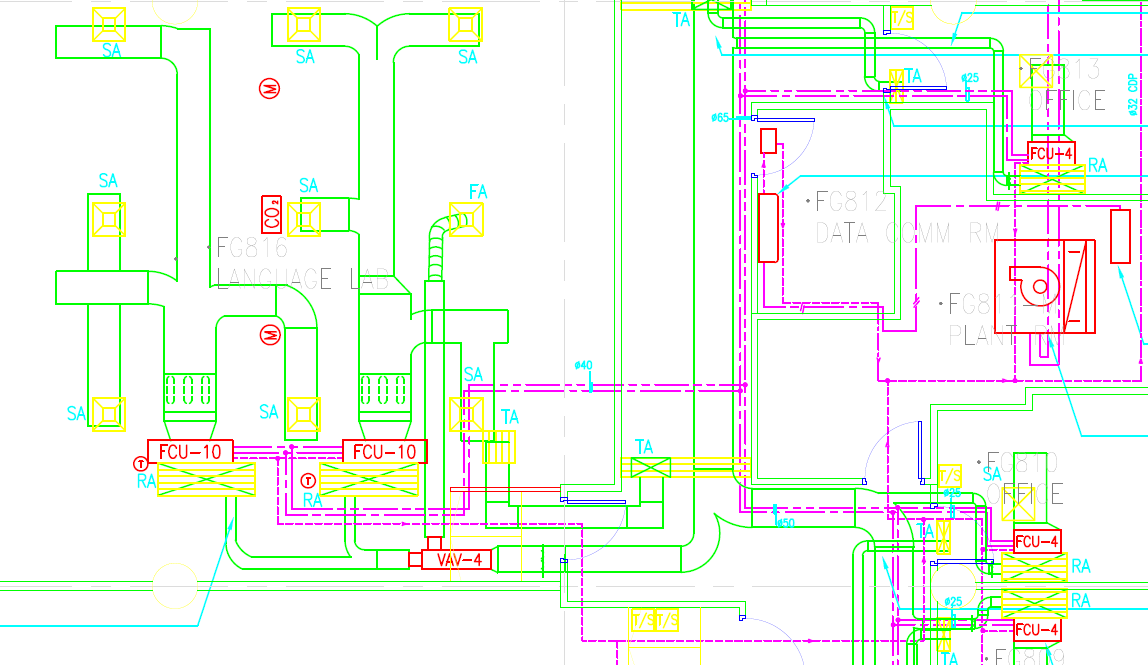
#> input picture A3 - Recognizing components in 2D drawing with CV/image/CAD-1.png, 1148 x 665 px, found by its file name
$ jupyter execute --allow-errors color_separtion.ipynb
#> lines starting #> are read from the running program, lines starting #| are printed output that depends on the picture; after the words box and inside, x2 and y2 are one past the last pixel; in counts of white or black regions, pixels touching at a corner belong together
# Object detection in drawings

*   Sparate components by HSV color space
*   Object detection using template matching
*   Object detection using feature matching

*ILO:* Through this tutorial, we hope you can grasp the basic idea of using template matching and feature matching for object detection in MEP drawings.
<br>

## Separate drawings with different colors

### Load and show a image

[cell 1]
# import relevent libraries
from PIL import Image
import matplotlib.pyplot as plt
import urllib.request
import cv2
import numpy as np
import copy

[cell 2]
# load an image of a drawing
req = urllib.request.urlopen("https://github.com/CrossStyle/MEP2BIM/blob/main/img/CAD-1.png?raw=true")
raw_img = np.asarray(bytearray(req.read()), dtype="uint8")
raw_img = cv2.imdecode(raw_img, cv2.IMREAD_COLOR)
#> raw_img is the input picture: shape (665, 1148, 3); mean B, G, R 237.5, 247.6, 241.5

img = cv2.cvtColor(raw_img, cv2.COLOR_BGR2RGB)
plt.imshow(img)

### Sparate components by HSV color space

The HSV color space is commonly used in image processing. It is close to our perceptual experience of color and provides a very intuitive representation of the hue, vividness, and lightness of colors. It is not difficult to track objects of a certain color in HSV color space.

The HSV representation of a color image consists of three parts:

1.   Hue: [0, 180]
2.   Saturation: [0, 255]
2.   Value: [0, 255]

[cell 3]
# convert image from RGB to HSV color space
hsv = cv2.cvtColor(img, cv2.COLOR_RGB2HSV)
#> hsv: shape (665, 1148, 3); mean H, S, V 7.4, 24.5, 254.7

[cell 4]
# Yellow
# H 15-36 S 40-255 V 40-255
mask_yellow = cv2.inRange(hsv, np.array([15, 40, 40]), np.array([36, 255, 255]))
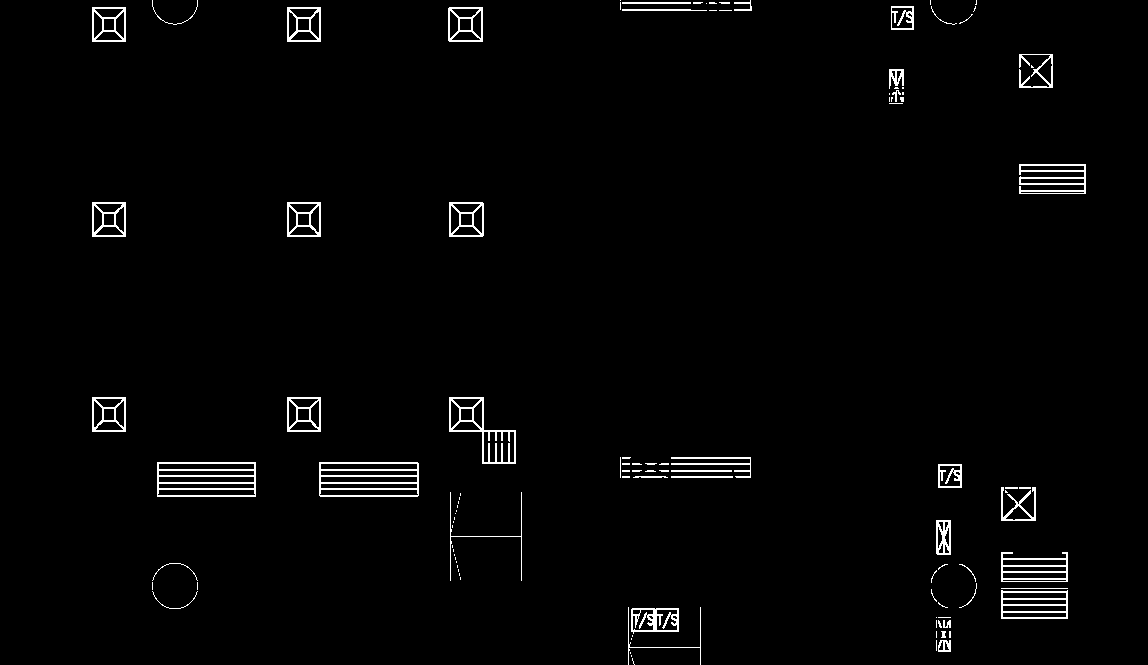
#> mask_yellow: shape (665, 1148); 1.9% white in thin lines or dots, all inside (x1, y1, x2, y2) = (92, 0, 1086, 665)
img_yellow = cv2.bitwise_and(img, img, mask=mask_yellow)
plt.imshow(img_yellow)

[cell 5]
# Green [40, 70]
# H 15-36 S 40-255 V 40-255
mask_yellow = cv2.inRange(hsv, np.array([40, 40, 40]), np.array([70, 255, 255]))
#> mask_yellow: shape (665, 1148); 4.3% white in thin lines or dots
img_yellow = cv2.bitwise_and(img, img, mask=mask_yellow)
plt.imshow(img_yellow)

[cell 6]
# red ? H [0, 10]
mask_yellow = cv2.inRange(hsv, np.array([0,40, 40]), np.array([10, 255, 255]))
#> mask_yellow: shape (665, 1148); 0.91% white in thin lines or dots, all inside (x1, y1, x2, y2) = (133, 78, 1131, 642)
img_yellow = cv2.bitwise_and(img, img, mask=mask_yellow)
plt.imshow(img_yellow)

[cell 7]
# purple ? H [140, 160]

mask_yellow = cv2.inRange(hsv, np.array([140,40, 40]), np.array([160, 255, 255]))
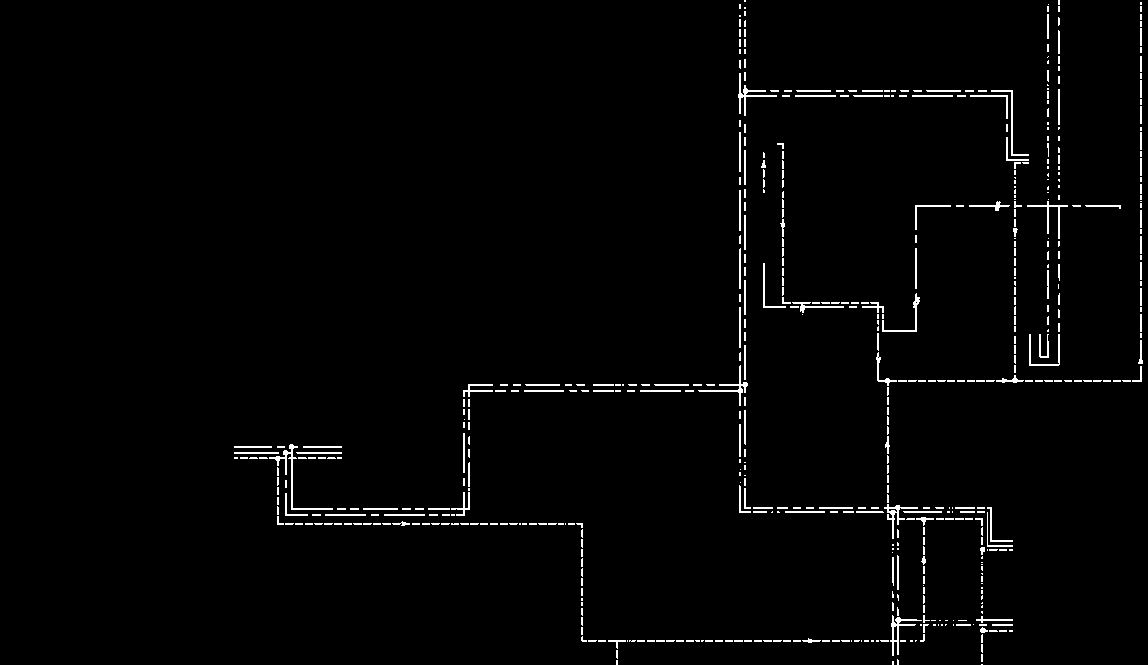
#> mask_yellow: shape (665, 1148); 1.8% white in thin lines or dots, all inside (x1, y1, x2, y2) = (234, 0, 1143, 665)
img_yellow = cv2.bitwise_and(img, img, mask=mask_yellow)
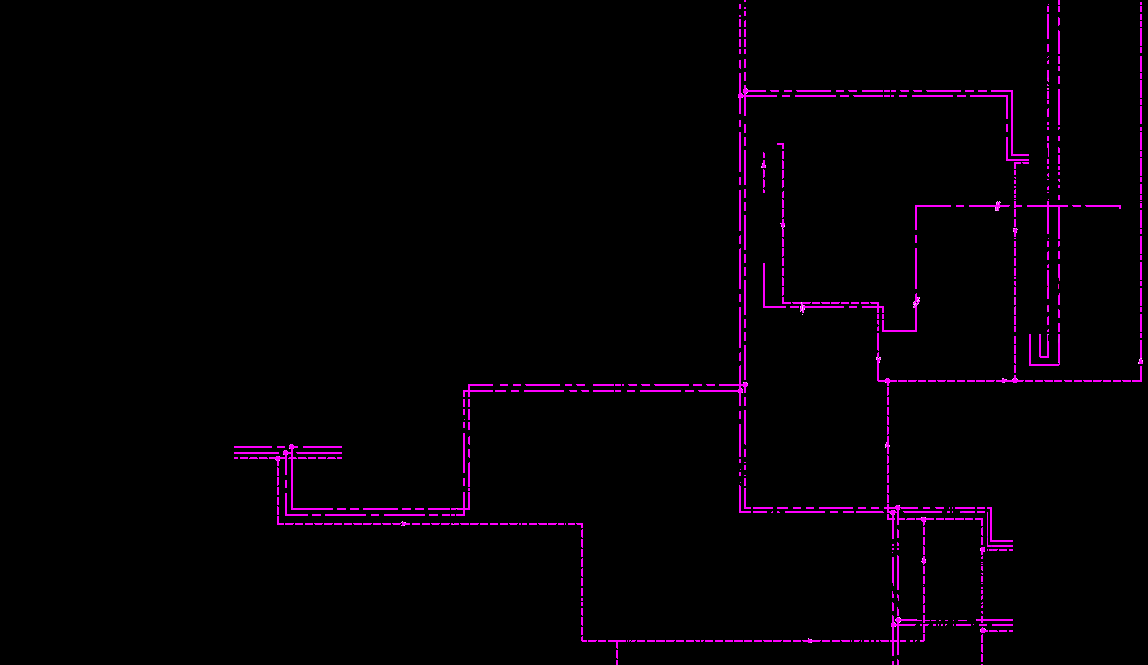
#> img_yellow: shape (665, 1148, 3); mean R, G, B 4.7, 0, 4.7
plt.imshow(img_yellow)

## Object detection using template matching
Template matching is one of the most basic pattern recognition methods. Specifically, it use the squared error to calculate the differents between a template and an original image, with the best match being 0, indicating there is no diferences.

$
R(x, y)=\sum_{x^{\prime}, y^{\prime}}\left(T\left(x^{\prime}, y^{\prime}\right)-I\left(x+x^{\prime}, y+y^{\prime}\right)\right)^{2}\
$

Template matching also has limitations. The algorithm fails if the target is rotated or changed in size in the original image.

[cell 8]
# show the targets: yellow components
plt.imshow(img_yellow)

#> (a cell that did not finish here is left out)

#> (a cell that did not finish here is left out)

[cell 11]
# Deep copy of the original image, as we are going to draw rectangle in it
# but not going to modify the original one
ori_copy = copy.deepcopy(img_yellow)
# score threshold: 0.5
#> (the rest of this cell did not finish here and is left out)

[cell 12]
# What happens if we choose different score threshold?

#> (a cell that did not finish here is left out)

[cell 14]
# Next?

[cell 15]
ori_copy = copy.deepcopy(img_yellow)

#> (the rest of this cell did not finish here and is left out)

## Object detection using feature matching

Quick questions:
1. How do you play jigsaw puzzles?
2. How do you arrange lots of scrambled image pieces into a big single image?

The answer is, we are looking for specific patterns or specific features which are unique, can be easily tracked and can be easily compared.

If we go for a definition of such a feature, we may find it difficult to express it in words, but we know what they are. If someone asks you to point out one good feature which can be compared across several images, you can point out one. That is why even small children can simply play these games. We search for these features in an image, find them, look for the same features in other images and align them. That's it.

### Feature extraction using SIFT (Scale-Invariant Feature Transform)

[cell 16]
# load query image
req_target = urllib.request.urlopen("https://github.com/CrossStyle/MEP2BIM/blob/main/img/red1.png?raw=true")
target = np.asarray(bytearray(req_target.read()), dtype="uint8")
template = cv2.imdecode(target, cv2.IMREAD_COLOR)
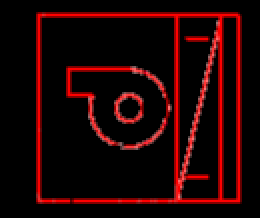
#> input picture A3 - Recognizing components in 2D drawing with CV/image/red1.png, 130 x 109 px, found by its file name (shown 2 times larger)
#> template is the input picture: shape (109, 130, 3); mean B, G, R 2.7, 2.7, 31.4
plt.imshow(template)

[cell 17]
# load target image
req_target = urllib.request.urlopen("https://github.com/CrossStyle/MEP2BIM/blob/main/img/red3.png?raw=true")
target = np.asarray(bytearray(req_target.read()), dtype="uint8")
target = cv2.imdecode(target, cv2.IMREAD_COLOR)
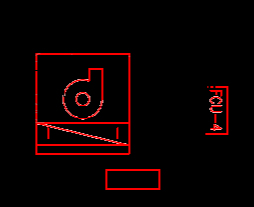
#> input picture A3 - Recognizing components in 2D drawing with CV/image/red3.png, 254 x 207 px, found by its file name
#> target is the input picture: shape (207, 254, 3); mean B, G, R 1, 1, 11.7

plt.imshow(target)

[cell 18]
# find the keypoints and descriptors with SIFT
sift = cv2.SIFT_create()

kp1, des1 = sift.detectAndCompute(template, None)
#> kp1 = 74 keypoints; strongest (x, y, size): (67, 35, 2.4), (62, 48, 2.4), (109, 12, 1.8), (45, 49, 2.4)
kp2, des2 = sift.detectAndCompute(target, None)
#> kp2 = 85 keypoints; strongest (x, y, size): (67, 130, 2.5), (96, 137, 2.5), (210, 109, 2), (89, 97, 2.2)

[cell 19]
template_copy = copy.deepcopy(template)
template_copy=cv2.drawKeypoints(template_copy,kp1,template_copy)
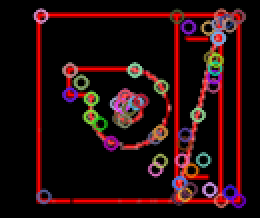
#> template_copy: shape (109, 130, 3) (shown 2 times larger); 15.36% of pixels changed, all inside (x1, y1, x2, y2) = (16, 3, 124, 105)
plt.imshow(template_copy)

[cell 20]
template_copy1 = copy.deepcopy(target)
template_copy1 = cv2.drawKeypoints(template_copy1,kp2,template_copy1)
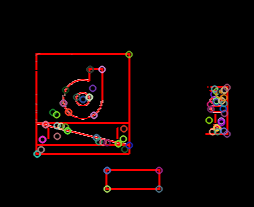
#> template_copy1: shape (207, 254, 3); 4.81% of pixels changed, all inside (x1, y1, x2, y2) = (33, 50, 232, 194)
plt.imshow(template_copy1)

### FLANN based Matcher
FLANN stands for Fast Library for Approximate Nearest Neighbors. It contains a collection of algorithms optimized for fast nearest neighbor search in large datasets and for high dimensional features.

[cell 21]
index_params = dict(algorithm=1, trees=5)
# algorithm: Specifies the algorithm used to build the KD-tree.
# It can take two values: 1 for KD-tree with a randomized algorithm or 0 for KD-tree with a deterministic algorithm.
# trees: Specifies the number of parallel trees to use. A higher number of trees improves accuracy but increases search time.

search_params = dict(checks=100)
# It specifies the number of times the trees in the index should be recursively traversed.
# Higher values gives better precision, but also takes more time.

flann = cv2.FlannBasedMatcher(index_params, search_params)

matches = flann.knnMatch(des1,des2,k=2)
#> matches = 74 matches
# Specify the parameter k=2 for knn, which means that a feature descriptor in image A will
# find two corresponding feature descriptors in image B
# one being the best match with the minimum distance, and the other the next best

[cell 22]
# visualize the matches
# Need to draw only good matches, so create a mask
matchesMask = [[0,0] for i in range(len(matches))]
#> matchesMask = 74 pairs, first value 0 to 0, second value 0 to 0

# ratio test as per Lowe's paper https://docs.opencv.org/3.4/d5/d6f/tutorial_feature_flann_matcher.html
for i,(m,n) in enumerate(matches):
 if m.distance < 0.7*n.distance:
  matchesMask[i]=[1,0]
#> this loop made 74 passes
#> after the loop, matchesMask = 74 pairs, first value 0 to 1, second value 0 to 0

draw_params = dict(
    matchColor = (0,255,0),
    singlePointColor = (255,0,0),
    matchesMask = matchesMask,
    flags = cv2.DrawMatchesFlags_DEFAULT
    )
#> draw_params = 4 items
img3 = cv2.drawMatchesKnn(template,kp1,target,kp2,matches,None,**draw_params)
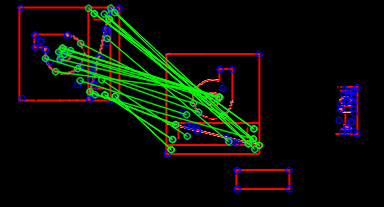
#> img3: shape (207, 384, 3); mean B, G, R 5.9, 15.4, 9.7
plt.imshow(img3)

It generally suitable for one-on-one matching. Modify is needed for multi-object matching.

Now we set a condition that at least 10 matches (defined by MIN_MATCH_COUNT) for finding the object.

If enough matches are found, we extract the locations of matched keypoints in both the images. They are passed to find the perspective transformation. Once we get this 3x3 transformation matrix, we use it to transform the corners of queryImage to corresponding points in target Image. Then we draw it.

[cell 23]
# find good matches
# store all the good matches as per Lowe's ratio test.
good = []
for m, n in matches:
    if m.distance < 0.7 * n.distance:
        good.append(m)
#> after the loop, good = 29 matches

[cell 24]
MIN_MATCH_COUNT = 10
if len(good) > MIN_MATCH_COUNT:
    # locate the good matches,and reshape them into a 3D matrix
    src_pts = np.float32([kp1[m.queryIdx].pt for m in good]).reshape(-1, 1, 2)
#> src_pts = 29 rows, first 8: [44.98, 57.95], [55.16, 71.2], [58.2, 51.44], [59.69, 58.79], [62.1, 47.68], [62.1, 47.68], [62.1, 47.68], [64.27, 53.85]
    dst_pts = np.float32([kp2[m.trainIdx].pt for m in good]).reshape(-1, 1, 2)
#> dst_pts = 29 rows, first 8: [63.02, 102.7], [65.13, 89.58], [88.83, 96.76], [88.83, 96.76], [88.83, 96.76], [88.83, 96.76], [88.83, 96.76], [82.61, 98.91]

    # calculate tramformation matrix and MASK
    M, mask = cv2.findHomography(src_pts, dst_pts, cv2.RANSAC, 5.0)
#> M = [[-0.0424, -0.969, 136.8], [0.926, 0.00857, 38.02], [-0.000294, 6.29e-05, 1]]; mask = 29 values, max 1 at index 1, min 0 at index 0, mean 0.828
    matchesMask = mask.ravel().tolist()
#> matchesMask has the same summary as mask
    h, w, _ = template.shape
#> h = 109; w = 130

    # tranform the four corners of the queryimage, and draw it on the target image
    pts = np.float32([[0, 0], [0, h - 1], [w - 1, h - 1], [w - 1, 0]]).reshape(-1, 1, 2)
#> pts = [[0, 0], [0, 108], [129, 108], [129, 0]]
    dst = cv2.perspectiveTransform(pts, M)
#> dst = [[136.8, 38.02], [31.92, 38.68], [27.52, 163.5], [136.5, 163.7]]
    cv2.polylines(target, [np.int32(dst)], True, [255, 0, 0], 2, cv2.LINE_AA)
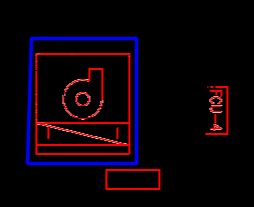
#> target: shape (207, 254, 3); 4.4% of pixels changed, all inside (x1, y1, x2, y2) = (25, 36, 139, 166)
else:
    print("Not enough matches are found - %d/%d" % (len(good), MIN_MATCH_COUNT))
    matchesMask = None
plt.imshow(target)

[cell 25]
# visulze results
draw_params = dict(
    matchColor=(0, 255, 0),
    singlePointColor=None,
    matchesMask=matchesMask,
    flags=2)
result = cv2.drawMatches(template, kp1, target, kp2, good, None, **draw_params)
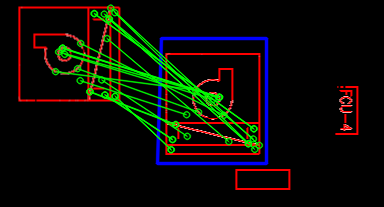
#> result: shape (207, 384, 3); mean B, G, R 5.7, 13.1, 11.7
plt.imshow(result)
